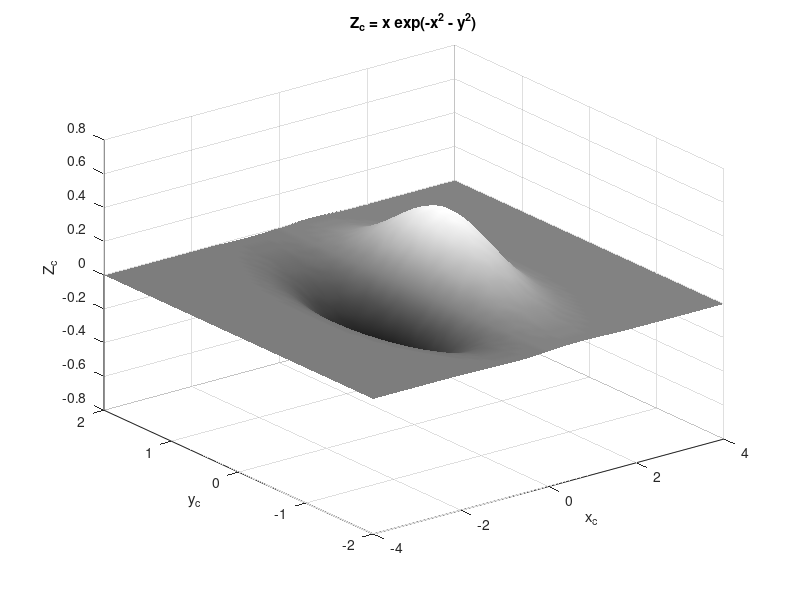

Recreate this plot in MATLAB.

clear all
clc
close all

x = -4:0.1:4;
y = -2:0.1:2;
[x,y] = meshgrid(x,y);
Zc = x.*exp(-x.^2 - y.^2);
figure
surf(x,y,Zc)
title('Z_c = x exp(-x^2 - y^2)')
xlabel('x_c')
ylabel('y_c')
zlabel('Z_c')
grid on
colormap gray
shading interp
